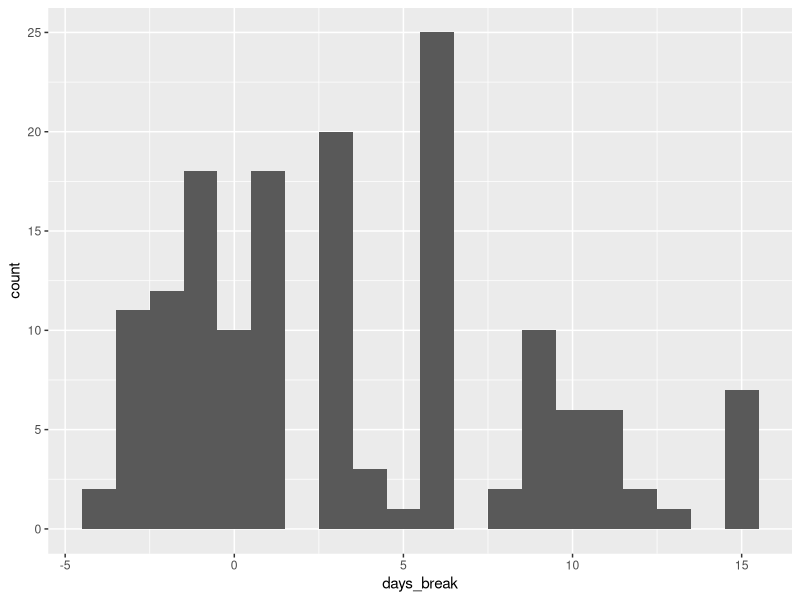
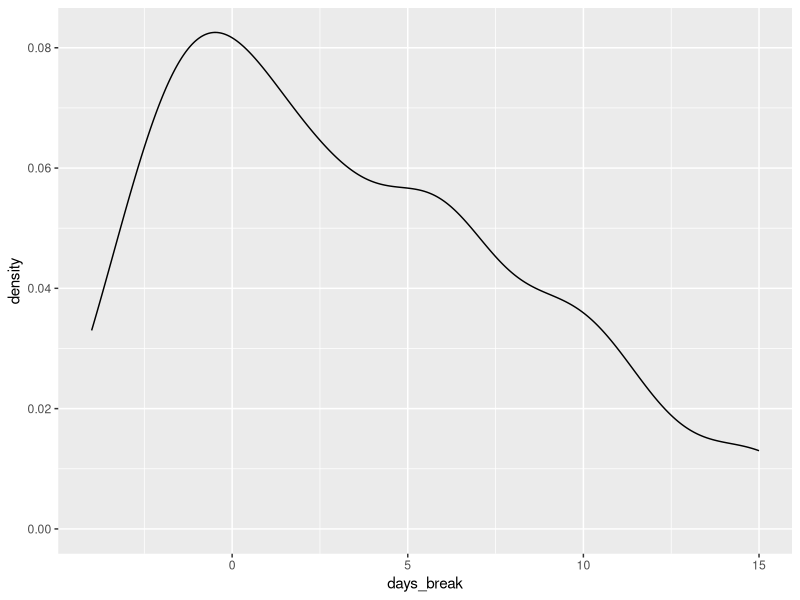
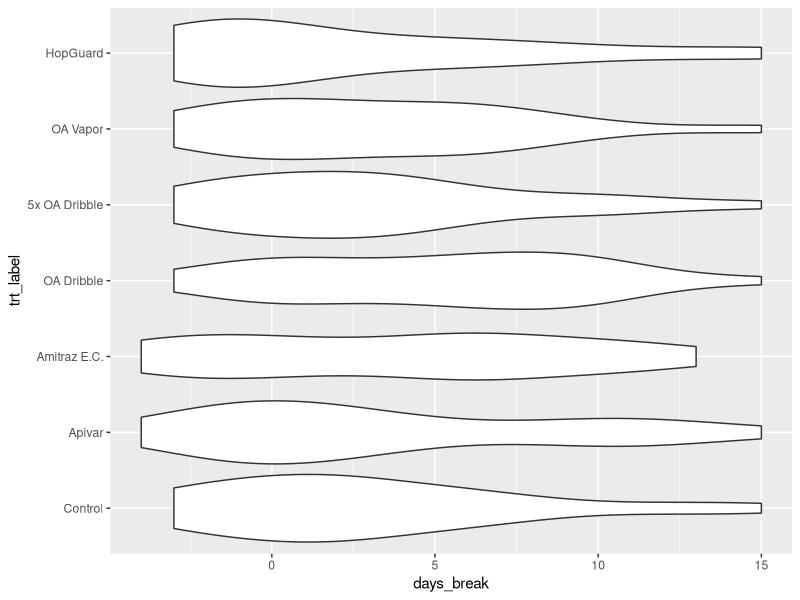
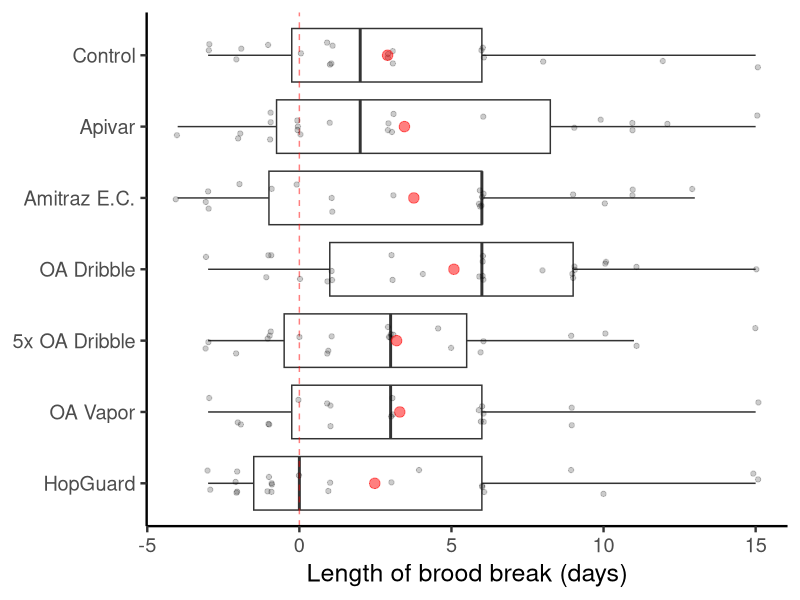
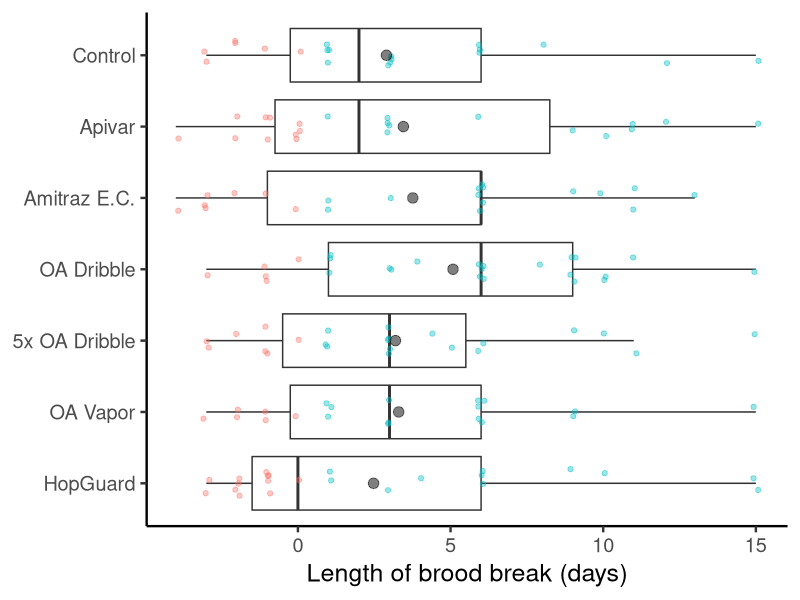

Reproduce these figures in R, in order.
## ---- chunk 1
library(tidyverse)
# library(lme4)
## ---- chunk 2
an_dat <- read.csv("./data_prepared/an_dat.csv")

an_dat <- an_dat %>%
  mutate(trt_label = fct_relevel(trt_label, "Control", "Apivar", "Amitraz E.C.", "OA Dribble",  "5x OA Dribble","OA Vapor", "HopGuard"))

## ---- chunk 3
# Exploring how to assess 

an_dat %>% 
  filter(start_layday <= 23)
  # Of the 138 colonies that had a layday of 23 or lower, all were QR/QS on d30 and none were DL on d44

# All colonies whose queens started laying on day 23 or before, did successfully lay worker eggs


an_dat %>% 
  filter(start_layday >= 24) 
  # Of the 27 colonies that had a layday of 24 or higher...
an_dat %>% 
  filter(start_layday >= 24) %>% 
  filter(ch44_qstatus == "DL")
  # ...8 were DL on d44
## ---- chunk 4
# names(an_dat)

# Make a manageable dataset
establish_dat <- an_dat %>% 
  select(colony_num,
         new_yard,
         trt_label,
         ch18_eggs,
         ch18_qstatus,
         ch18_ageoldest,
         ch30_eggs,
         ch30_qstatus,
         ch30_ageoldest,
         ch44_eggs,
         ch44_qstatus,
         start_layday
         )

# Success column means "did they ever lay worker eggs"
establish_dat$success <- "NA"

# Nested ifelse to implement criterion
establish_dat <- establish_dat %>% 
  mutate(
    success = ifelse(ch30_qstatus %in% c("QR", "QS") & start_layday <= 23, "Y", 
                     ifelse(start_layday >= 24 & ch44_qstatus %in% c("QR", "QS"), "Y", "N"))
  )

## ---- chunk 5
# Overall
establish_dat %>% 
  group_by(success) %>% 
  summarise(n = n()) %>% 
  spread(success, n)
# Overall, 23 failed and 154/177 successfully established

success_all_tab <- data.frame(trt_label = "All", Y = 154, N=23)


# By treatment
success_trt_tab <- establish_dat %>% 
  group_by(trt_label, success) %>% 
  summarise(n = n()) %>% 
  spread(success, n) %>% 
  ungroup()

success_trt_tab <- success_trt_tab %>% 
  mutate(N = ifelse(is.na(N), 0, N)) %>% 
  select(trt_label, Y, N)

success_tab <- rbind(success_all_tab, success_trt_tab)

# Set the order it will print in
success_tab <- success_tab %>%
  mutate(trt_label = fct_relevel(trt_label, "All", "Control", "Apivar", "Amitraz E.C.", "OA Dribble",  "5x OA Dribble","OA Vapor", "HopGuard"))

success_tab <- success_tab %>% 
  mutate(total = Y + N,
         perc = 100*Y/total
         )

success_tab %>% 
  arrange(trt_label)

## ---- chunk 6
# It's only sensible to look at the length of brood break for colonies which DID successfully establish. Thus filter to success = "Y"

# A worker brood cell becomes receptive to Varroa on day 8, and emerges on day 21

break_dat <- establish_dat %>% 
  filter(success == "Y") %>% 
  select(colony_num, trt_label, start_layday) %>% 
  mutate(emerge_day = 21,
         receptive_day = start_layday + 8,
         days_break = receptive_day - emerge_day,
         completeYN = ifelse(days_break > 0, "Complete", "Not Complete"),
         completeYN = fct_relevel(completeYN, "Not Complete", "Complete")
         )

# Some basic plots to visualize data
break_dat %>% 
  ggplot(aes(x=days_break)) +
  geom_histogram(binwidth = 1)

break_dat %>% 
  ggplot(aes(x=days_break)) +
  geom_density()

break_dat %>%
  ggplot(aes(y=trt_label, x=days_break)) +
  geom_violin()


# Working on a final figure

## Graph option 1 - preferred
break_dat %>%
  ggplot(aes(x=trt_label, y=days_break)) + # Length of brood break
  geom_boxplot(outlier.shape = NA) +
  geom_hline(yintercept = 0, color = "red", linetype = "dashed", alpha = 0.5) +
  geom_jitter(alpha=0.2, width = 0.2, height = 0.1) +
  stat_summary(fun.y=mean, geom="point", shape=20, size=5, alpha = 0.5, color = "red") +
  scale_x_discrete(limits = rev) +
  ylab("Length of brood break (days)") +
  theme_classic(base_size = 18) +
  theme(axis.title.y=element_blank()) +
  coord_flip()
## ---- chunk 7
## Graph option 2 - not preferred
break_dat %>%
  ggplot(aes(x=trt_label, y=days_break)) + # Length of brood break
  geom_boxplot(outlier.shape = NA) +
  geom_jitter(aes(color = completeYN), alpha=0.4, width = 0.2, height = 0.1) +
  stat_summary(fun.y=mean, geom="point", shape=20, size=5, alpha = 0.5) +
  scale_x_discrete(limits = rev) +
  ylab("Length of brood break (days)") +
  theme_classic(base_size = 18) +
  theme(axis.title.y=element_blank(), legend.position = "none") +
  coord_flip()
